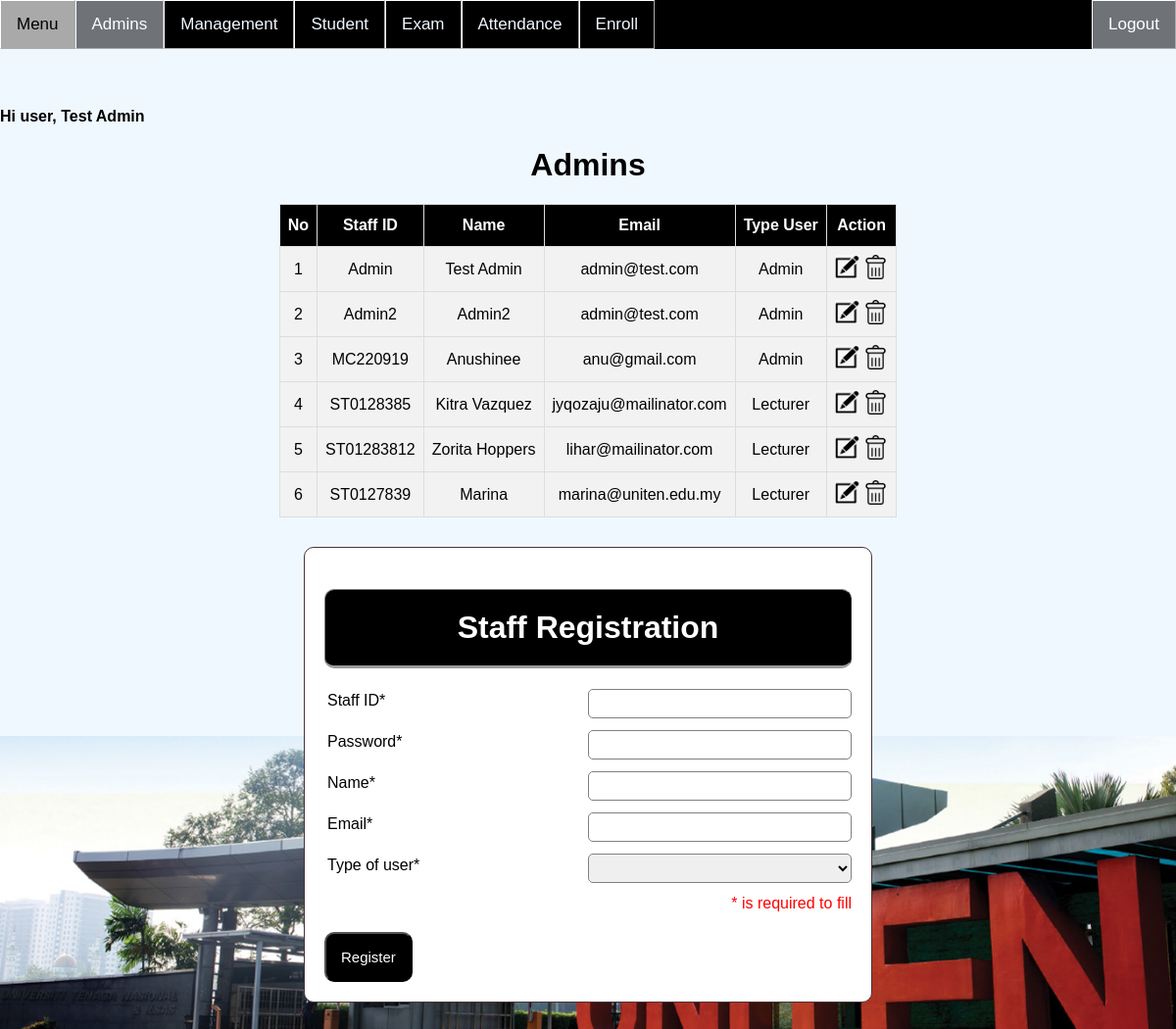
The page /Admin/Lecturer.php (signed in) on the database its author committed.
### tables this page shows
CREATE TABLE `users` (
  `id` int(11) NOT NULL,
  `staffId` varchar(99) NOT NULL,
  `password` varchar(255) NOT NULL,
  `name` varchar(255) NOT NULL,
  `email` varchar(255) NOT NULL,
  `type_user` varchar(20) NOT NULL
);

### Admin/Lecturer.php (the view, shortened to what this page needs)
<?php
if(isset ($_SESSION["userId"]))
{
	include "Header.php";?>
<!DOCTYPE html>
<html>
<head>
</head>
<body>
	<h1 align="center"> Admins </h1>
	<?php
	$queryGet = "select * from users order by type_user ASC";
	$resultGet = mysqli_query($link,$queryGet);
	if(!$resultGet)
	{	die ("Invalid Query - get Items List: ". mysqli_error($link));	}
	else
	{	$no=1;?>
        <table id="table" align="center">
            <tr>
				<th>No</th>
				<th>Staff ID</th>
				<th>Name</th>
				<th>Email</th>
				<th>Type User</th>
				<th>Action</th>
			</tr>
<?php		while($row= mysqli_fetch_array($resultGet, MYSQLI_BOTH))
			{
			?>
			<tr>
				<td><?php echo $no;?></td>
				<td><?php echo $row['staffId']?></td>
				<td><?php echo $row['name']?></td>
				<td><?php echo $row['email'];?></td>
				<td><?php echo $row['type_user'];?></td>
				<td><a href="Edit.php?id=<?php echo $row['id'];?>">
					<img border="0" alt="editB" src="../CSS/btn/editB.png" width="25" height="25"></a>
					<a href="Delete.php?userID=<?php echo $row['id'];?>" onclick="return confirm('Are you sure?')">
					<img border="0" alt="editB" src="../CSS/btn/delB.png" width="25" height="25"></a></a>
				</td>
			</tr>
<?php
	$no++;		}?>
		</table>
<?php
		}?>
		<div class="mid">
			<form class="content2" action="Lecturer.php" method="POST">
				<h1 class="header">Staff Registration</h1>
					<div class="input-group2">
						<label>Staff ID*</label>
						<input type="text" name="staffId"><br><br>
						<label>Password*</label>
						<input type="password" name="password"><br><br>
						<label>Name*</label>
						<input type="text" name="name"><br><br>
						<label>Email*</label>
						<input type="email" name="email"><br><br>
						<label>Type of user*</label>
						<select name="type_user">
							<option value=""></option>
							<option value="Lecturer">Lecturer</option>
						</select><br><br>
						<p style="margin-top: 0px;float: right;color: red;">* is required to fill</p>
					</div>
					<br>
					<button type="submit" class="btn" style="margin-top: 10px;" name="reg_user">Register</button>
			</form>
	</div>
	<br><br><br><br>
<?php
}
else	{
	echo "No session exists or session has expired. Please log in again ";
	echo "Page will be redirect in 5 seconds";
	header('Refresh: 5; ../Auth/Login.php');
}
	?>
</body>
</html>

### Admin/Header.php (shortened to what this page needs)
<head>
    <link rel="stylesheet" type="text/css" href="../CSS/topNav.css">
	<div class="topnav">
        <a <?php if (basename($_SERVER['PHP_SELF']) == "Menu.php") echo "class='active'"?> href="Menu.php">Menu</a>
		<a <?php if (basename($_SERVER['PHP_SELF']) == "Lecturer.php") echo "class='active'"?>href="Lecturer.php">Admins</a>
		<a <?php if (basename($_SERVER['PHP_SELF']) == "Management.php") echo "class='active'"?>href="Management.php">Management</a>
		<a <?php if (basename($_SERVER['PHP_SELF']) == "Student.php") echo "class='active'"?>href="Student.php">Student</a>
		<a <?php if (basename($_SERVER['PHP_SELF']) == "Exam.php") echo "class='active'"?>href="Exam.php">Exam</a>
		<a <?php if (basename($_SERVER['PHP_SELF']) == "Attendance.php") echo "class='active'"?>href="Attendance.php">Attendance</a>
	        <a <?php if (basename($_SERVER['PHP_SELF']) == "Enroll.php") echo "class='active'"?>href="Enroll.php">Enroll</a>
	</div>
	<div class="auth">
<?php if(isset ($_SESSION["userId"]))
    {?>
	    <a style="background-color:#6f7378;" href="../Auth/Logout.php"> Logout </a>
<?php
	}
	else
	{
	?>
	    <a style="background-color:#6f7378;" href="../Auth/Login.php"> Login </a>
<?php
	}?>
		</div>
</head>
<h4>Hi user, <?php echo $_SESSION["name"];?></h4>

### CSS/topNav.css (style rules this page uses)
* { box-sizing: border-box; }
body { margin: 0; font-family: Arial, Helvetica, sans-serif; background-image: url("bc.jpg"); background-color:aliceblue; background-size: 100% ; background-repeat: no-repeat; background-attachment: fixed; background-position:90% 100%; position:absolute; top:10%; max-width: -webkit-fill-available; right: 0px; left: 0px; }
.header { width: auto; color: white; background:black; text-align: center; border: 1px solid gray; border-bottom: none; border-radius: 10px 10px 10px 10px; border-style: outset; padding: 20px; }
.auth { width: fit-content; position: fixed; height: auto; right:0; top: 0; z-index: 1080; text-align: right; }
.auth a { float: right; display:block; color: white; text-align: center; padding: 14px 16px; text-decoration: none; border-style:solid; border-width:thin; border-color:white; border-style: outset; font-size: 17px; position: relative; }
.btn { padding: 15px; font-size: 15px; color: white; background: black ; border-style: outset; border-radius: 10px; cursor: pointer; }
.topnav { background-color: black; position: fixed; top: 0; right: 0; left: 0; z-index: 1030; height:auto; }
.topnav a { float: left; display:block; color: aliceblue; text-align: center; padding: 14px 16px; text-decoration: none; border-style:solid; border-width:thin; border-color:white; border-style: outset; font-size: 17px; }
.topnav a.active { background-color:#6F7378; color: white; }
#table { font-family: "Trebuchet MS", Arial, Helvetica, sans-serif; border-collapse: collapse; }
#table td, #table th { border: 1px solid #ddd; padding: 8px; text-align: center; max-width: auto; }
#table tr { background-color: #f2f2f2; }
#table th { padding-top: 12px; padding-bottom: 12px; text-align: center; background-color: black; color: white; max-width: auto; background-position: center; }

### Admin/Lecturer.php (style rules this page uses)
.mid { margin: auto; width: 50%; padding: 10px; }
.content2 { margin: auto; margin-top: 20px; width: 100%; padding: 20px; border: 1px solid #483235; background: white; border-radius: 10px 10px 10px 10px; }
.input-group2 { margin: 10px 0px 10px 0px; }
.input-group2 label { display: inline-flex; margin-bottom: 10px; text-align: left; margin: 3px; }
.input-group2 input { display: inline; float: right; height: 30px; width: 50%; padding: 5px 10px; font-size: 16px; border-radius: 5px; border: 1px solid gray; }
.input-group2 select { display: inline; float: right; height: 30px; width: 50%; padding: 5px 10px; font-size: 16px; border-radius: 5px; border: 1px solid gray; }

### rows shown on the page
users: staffId "Admin", name "Test Admin", email "admin@test.com", type_user "Admin"
users: staffId "Admin2", name "Admin2", email "admin@test.com", type_user "Admin"
users: staffId "MC220919", name "Anushinee", email "anu@gmail.com", type_user "Admin"
users: staffId "ST0128385", name "Kitra Vazquez", email "jyqozaju@mailinator.com", type_user "Lecturer"
users: staffId "ST01283812", name "Zorita Hoppers", email "lihar@mailinator.com", type_user "Lecturer"
users: staffId "ST0127839", name "Marina", email "marina@uniten.edu.my", type_user "Lecturer"

### other values the page prints
$_SESSION["name"] "Test Admin"
